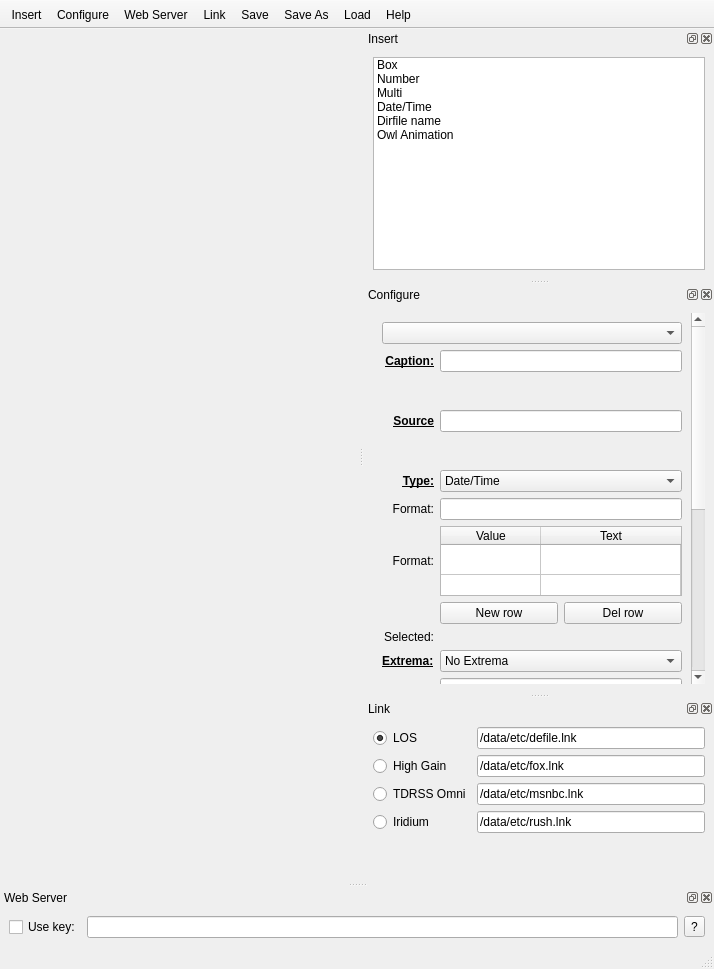
<?xml version="1.0" encoding="UTF-8"?>
<ui version="4.0">
 <class>PMainWindow</class>
 <widget class="QMainWindow" name="PMainWindow">
  <property name="geometry">
   <rect>
    <x>0</x>
    <y>0</y>
    <width>714</width>
    <height>969</height>
   </rect>
  </property>
  <property name="windowTitle">
   <string>MainWindow</string>
  </property>
  <widget class="QWidget" name="centralwidget">
   <layout class="QGridLayout" name="gridLayout"/>
  </widget>
  <widget class="QStatusBar" name="statusbar"/>
  <widget class="QDockWidget" name="dockInsert">
   <property name="minimumSize">
    <size>
     <width>84</width>
     <height>222</height>
    </size>
   </property>
   <property name="windowTitle">
    <string>Insert</string>
   </property>
   <attribute name="dockWidgetArea">
    <number>2</number>
   </attribute>
   <widget class="QWidget" name="dockWidgetContents">
    <layout class="QVBoxLayout" name="verticalLayout">
     <item>
      <widget class="QListWidget" name="listWidgetInsertReal">
       <property name="dragEnabled">
        <bool>true</bool>
       </property>
       <item>
        <property name="text">
         <string>Box</string>
        </property>
       </item>
       <item>
        <property name="text">
         <string>Number</string>
        </property>
       </item>
       <item>
        <property name="text">
         <string>Multi</string>
        </property>
       </item>
       <item>
        <property name="text">
         <string>Date/Time</string>
        </property>
       </item>
       <item>
        <property name="text">
         <string>Dirfile name</string>
        </property>
       </item>
       <item>
        <property name="text">
         <string>Owl Animation</string>
        </property>
       </item>
      </widget>
     </item>
    </layout>
   </widget>
  </widget>
  <widget class="QDockWidget" name="dockConfigure">
   <property name="windowTitle">
    <string>Configure</string>
   </property>
   <attribute name="dockWidgetArea">
    <number>2</number>
   </attribute>
   <widget class="QWidget" name="dockWidgetContents_2">
    <layout class="QVBoxLayout" name="verticalLayout_2">
     <item>
      <widget class="QScrollArea" name="scrollArea">
       <property name="frameShape">
        <enum>QFrame::NoFrame</enum>
       </property>
       <property name="frameShadow">
        <enum>QFrame::Plain</enum>
       </property>
       <property name="widgetResizable">
        <bool>true</bool>
       </property>
       <widget class="QWidget" name="scrollAreaWidgetContents_4">
        <property name="geometry">
         <rect>
          <x>0</x>
          <y>0</y>
          <width>305</width>
          <height>675</height>
         </rect>
        </property>
        <layout class="QGridLayout" name="gridLayout_2">
         <item row="12" column="1">
          <layout class="QHBoxLayout" name="horizontalLayout_4">
           <item>
            <widget class="QDoubleSpinBox" name="doubleSpinBoxXHigh">
             <property name="sizePolicy">
              <sizepolicy hsizetype="Expanding" vsizetype="Fixed">
               <horstretch>0</horstretch>
               <verstretch>0</verstretch>
              </sizepolicy>
             </property>
             <property name="decimals">
              <number>10</number>
             </property>
             <property name="minimum">
              <double>-1000000000.000000000000000</double>
             </property>
             <property name="maximum">
              <double>1000000000.000000000000000</double>
             </property>
            </widget>
           </item>
          </layout>
         </item>
         <item row="20" column="0">
          <widget class="QLabel" name="labelRemove">
           <property name="text">
            <string>Remove:</string>
           </property>
           <property name="alignment">
            <set>Qt::AlignRight|Qt::AlignTrailing|Qt::AlignVCenter</set>
           </property>
          </widget>
         </item>
         <item row="14" column="1">
          <widget class="QDoubleSpinBox" name="doubleSpinBoxHigh">
           <property name="sizePolicy">
            <sizepolicy hsizetype="Expanding" vsizetype="Fixed">
             <horstretch>0</horstretch>
             <verstretch>0</verstretch>
            </sizepolicy>
           </property>
           <property name="decimals">
            <number>10</number>
           </property>
           <property name="minimum">
            <double>-1000000000.000000000000000</double>
           </property>
           <property name="maximum">
            <double>1000000000.000000000000000</double>
           </property>
          </widget>
         </item>
         <item row="18" column="1">
          <widget class="QDoubleSpinBox" name="doubleSpinBoxXLow">
           <property name="sizePolicy">
            <sizepolicy hsizetype="Expanding" vsizetype="Fixed">
             <horstretch>0</horstretch>
             <verstretch>0</verstretch>
            </sizepolicy>
           </property>
           <property name="decimals">
            <number>10</number>
           </property>
           <property name="minimum">
            <double>-1000000000.000000000000000</double>
           </property>
           <property name="maximum">
            <double>1000000000.000000000000000</double>
           </property>
          </widget>
         </item>
         <item row="3" column="0">
          <widget class="QLabel" name="labelSource">
           <property name="font">
            <font>
             <weight>75</weight>
             <bold>true</bold>
             <underline>true</underline>
            </font>
           </property>
           <property name="text">
            <string>Source</string>
           </property>
           <property name="alignment">
            <set>Qt::AlignRight|Qt::AlignTrailing|Qt::AlignVCenter</set>
           </property>
          </widget>
         </item>
         <item row="22" column="1">
          <spacer name="verticalSpacerConfigure">
           <property name="orientation">
            <enum>Qt::Vertical</enum>
           </property>
           <property name="sizeType">
            <enum>QSizePolicy::Expanding</enum>
           </property>
           <property name="sizeHint" stdset="0">
            <size>
             <width>14</width>
             <height>42</height>
            </size>
           </property>
          </spacer>
         </item>
         <item row="11" column="1">
          <widget class="QLineEdit" name="lineEditExtremaName"/>
         </item>
         <item row="6" column="0">
          <widget class="QLabel" name="labelFormat_num">
           <property name="text">
            <string>Format:</string>
           </property>
           <property name="alignment">
            <set>Qt::AlignRight|Qt::AlignTrailing|Qt::AlignVCenter</set>
           </property>
          </widget>
         </item>
         <item row="15" column="0" colspan="2">
          <widget class="PStyleChooser" name="pstyleHigh" native="true">
           <property name="sizePolicy">
            <sizepolicy hsizetype="Expanding" vsizetype="Preferred">
             <horstretch>0</horstretch>
             <verstretch>0</verstretch>
            </sizepolicy>
           </property>
           <property name="minimumSize">
            <size>
             <width>0</width>
             <height>26</height>
            </size>
           </property>
          </widget>
         </item>
         <item row="5" column="0">
          <widget class="QLabel" name="labelType">
           <property name="font">
            <font>
             <weight>75</weight>
             <bold>true</bold>
             <underline>true</underline>
            </font>
           </property>
           <property name="text">
            <string>Type:</string>
           </property>
           <property name="alignment">
            <set>Qt::AlignRight|Qt::AlignTrailing|Qt::AlignVCenter</set>
           </property>
          </widget>
         </item>
         <item row="10" column="0">
          <widget class="QLabel" name="labelExtrema">
           <property name="font">
            <font>
             <weight>75</weight>
             <bold>true</bold>
             <underline>true</underline>
            </font>
           </property>
           <property name="text">
            <string>Extrema:</string>
           </property>
          </widget>
         </item>
         <item row="8" column="1">
          <layout class="QHBoxLayout" name="horizontalLayout_2">
           <item>
            <widget class="QPushButton" name="pushButtonAddFormat">
             <property name="sizePolicy">
              <sizepolicy hsizetype="Expanding" vsizetype="Fixed">
               <horstretch>0</horstretch>
               <verstretch>0</verstretch>
              </sizepolicy>
             </property>
             <property name="text">
              <string>New row</string>
             </property>
            </widget>
           </item>
           <item>
            <widget class="QPushButton" name="pushButtonDelFormat">
             <property name="sizePolicy">
              <sizepolicy hsizetype="Expanding" vsizetype="Fixed">
               <horstretch>0</horstretch>
               <verstretch>0</verstretch>
              </sizepolicy>
             </property>
             <property name="text">
              <string>Del row</string>
             </property>
            </widget>
           </item>
          </layout>
         </item>
         <item row="14" column="0">
          <widget class="QLabel" name="labelHigh">
           <property name="text">
            <string>High:</string>
           </property>
           <property name="alignment">
            <set>Qt::AlignRight|Qt::AlignTrailing|Qt::AlignVCenter</set>
           </property>
          </widget>
         </item>
         <item row="0" column="0" colspan="2">
          <widget class="QComboBox" name="comboBox"/>
         </item>
         <item row="16" column="1">
          <widget class="QDoubleSpinBox" name="doubleSpinBoxLow">
           <property name="sizePolicy">
            <sizepolicy hsizetype="Expanding" vsizetype="Fixed">
             <horstretch>0</horstretch>
             <verstretch>0</verstretch>
            </sizepolicy>
           </property>
           <property name="decimals">
            <number>10</number>
           </property>
           <property name="minimum">
            <double>-1000000000.000000000000000</double>
           </property>
           <property name="maximum">
            <double>1000000000.000000000000000</double>
           </property>
          </widget>
         </item>
         <item row="6" column="1">
          <widget class="QLineEdit" name="lineEditFormat"/>
         </item>
         <item row="21" column="1">
          <widget class="QPushButton" name="pushButton_kst">
           <property name="sizePolicy">
            <sizepolicy hsizetype="Expanding" vsizetype="Fixed">
             <horstretch>0</horstretch>
             <verstretch>0</verstretch>
            </sizepolicy>
           </property>
           <property name="text">
            <string>Open in kst</string>
           </property>
          </widget>
         </item>
         <item row="17" column="0" colspan="2">
          <widget class="PStyleChooser" name="pstyleLow" native="true">
           <property name="sizePolicy">
            <sizepolicy hsizetype="Expanding" vsizetype="Preferred">
             <horstretch>0</horstretch>
             <verstretch>0</verstretch>
            </sizepolicy>
           </property>
           <property name="minimumSize">
            <size>
             <width>0</width>
             <height>26</height>
            </size>
           </property>
          </widget>
         </item>
         <item row="7" column="0">
          <widget class="QLabel" name="labelFormat_multi">
           <property name="text">
            <string>Format:</string>
           </property>
           <property name="alignment">
            <set>Qt::AlignRight|Qt::AlignTrailing|Qt::AlignVCenter</set>
           </property>
          </widget>
         </item>
         <item row="10" column="1">
          <widget class="QComboBox" name="comboBoxExtrema">
           <property name="sizePolicy">
            <sizepolicy hsizetype="Expanding" vsizetype="Fixed">
             <horstretch>0</horstretch>
             <verstretch>0</verstretch>
            </sizepolicy>
           </property>
           <item>
            <property name="text">
             <string>No Extrema</string>
            </property>
           </item>
           <item>
            <property name="text">
             <string>New Extrema</string>
            </property>
           </item>
          </widget>
         </item>
         <item row="18" column="0">
          <widget class="QLabel" name="labelXLow">
           <property name="text">
            <string>XLow:</string>
           </property>
           <property name="alignment">
            <set>Qt::AlignRight|Qt::AlignTrailing|Qt::AlignVCenter</set>
           </property>
          </widget>
         </item>
         <item row="3" column="1">
          <widget class="QLineEdit" name="lineEditSource"/>
         </item>
         <item row="2" column="0" colspan="2">
          <widget class="PStyleChooser" name="pstyleCaption" native="true">
           <property name="sizePolicy">
            <sizepolicy hsizetype="Expanding" vsizetype="Preferred">
             <horstretch>0</horstretch>
             <verstretch>0</verstretch>
            </sizepolicy>
           </property>
           <property name="minimumSize">
            <size>
             <width>0</width>
             <height>26</height>
            </size>
           </property>
          </widget>
         </item>
         <item row="5" column="1">
          <widget class="QComboBox" name="comboBoxType">
           <property name="sizePolicy">
            <sizepolicy hsizetype="Expanding" vsizetype="Fixed">
             <horstretch>0</horstretch>
             <verstretch>0</verstretch>
            </sizepolicy>
           </property>
           <item>
            <property name="text">
             <string>Date/Time</string>
            </property>
           </item>
           <item>
            <property name="text">
             <string>Multi</string>
            </property>
           </item>
           <item>
            <property name="text">
             <string>Number</string>
            </property>
           </item>
          </widget>
         </item>
         <item row="1" column="0">
          <widget class="QLabel" name="labelCaption">
           <property name="font">
            <font>
             <weight>75</weight>
             <bold>true</bold>
             <underline>true</underline>
            </font>
           </property>
           <property name="text">
            <string>Caption:</string>
           </property>
           <property name="alignment">
            <set>Qt::AlignRight|Qt::AlignTrailing|Qt::AlignVCenter</set>
           </property>
          </widget>
         </item>
         <item row="1" column="1">
          <widget class="QLineEdit" name="lineEditCaption"/>
         </item>
         <item row="12" column="0">
          <widget class="QLabel" name="labelXHigh">
           <property name="text">
            <string>XHigh:</string>
           </property>
           <property name="alignment">
            <set>Qt::AlignRight|Qt::AlignTrailing|Qt::AlignVCenter</set>
           </property>
          </widget>
         </item>
         <item row="21" column="0">
          <widget class="QLabel" name="label_kst">
           <property name="text">
            <string>Plot:</string>
           </property>
           <property name="alignment">
            <set>Qt::AlignRight|Qt::AlignTrailing|Qt::AlignVCenter</set>
           </property>
          </widget>
         </item>
         <item row="20" column="1">
          <widget class="QPushButton" name="pushButtonRemove">
           <property name="sizePolicy">
            <sizepolicy hsizetype="Expanding" vsizetype="Fixed">
             <horstretch>0</horstretch>
             <verstretch>0</verstretch>
            </sizepolicy>
           </property>
           <property name="text">
            <string>Click here to remove.</string>
           </property>
          </widget>
         </item>
         <item row="13" column="0" colspan="2">
          <widget class="PStyleChooser" name="pstyleXHigh" native="true">
           <property name="sizePolicy">
            <sizepolicy hsizetype="Expanding" vsizetype="Fixed">
             <horstretch>0</horstretch>
             <verstretch>0</verstretch>
            </sizepolicy>
           </property>
           <property name="minimumSize">
            <size>
             <width>0</width>
             <height>26</height>
            </size>
           </property>
          </widget>
         </item>
         <item row="4" column="0" colspan="2">
          <widget class="PStyleChooser" name="pstyleData" native="true">
           <property name="sizePolicy">
            <sizepolicy hsizetype="Expanding" vsizetype="Preferred">
             <horstretch>0</horstretch>
             <verstretch>0</verstretch>
            </sizepolicy>
           </property>
           <property name="minimumSize">
            <size>
             <width>0</width>
             <height>26</height>
            </size>
           </property>
          </widget>
         </item>
         <item row="19" column="0" colspan="2">
          <widget class="PStyleChooser" name="pstyleXLow" native="true">
           <property name="sizePolicy">
            <sizepolicy hsizetype="Expanding" vsizetype="Preferred">
             <horstretch>0</horstretch>
             <verstretch>0</verstretch>
            </sizepolicy>
           </property>
           <property name="minimumSize">
            <size>
             <width>0</width>
             <height>26</height>
            </size>
           </property>
          </widget>
         </item>
         <item row="16" column="0">
          <widget class="QLabel" name="labelLow">
           <property name="text">
            <string>Low:</string>
           </property>
           <property name="alignment">
            <set>Qt::AlignRight|Qt::AlignTrailing|Qt::AlignVCenter</set>
           </property>
          </widget>
         </item>
         <item row="11" column="0">
          <widget class="QLabel" name="labelName">
           <property name="text">
            <string>Name</string>
           </property>
           <property name="alignment">
            <set>Qt::AlignRight|Qt::AlignTrailing|Qt::AlignVCenter</set>
           </property>
          </widget>
         </item>
         <item row="9" column="0">
          <widget class="QLabel" name="labelCurRow">
           <property name="text">
            <string>Selected:</string>
           </property>
           <property name="alignment">
            <set>Qt::AlignRight|Qt::AlignTrailing|Qt::AlignVCenter</set>
           </property>
          </widget>
         </item>
         <item row="7" column="1">
          <widget class="QTableWidget" name="tableWidgetFormat">
           <property name="verticalScrollBarPolicy">
            <enum>Qt::ScrollBarAlwaysOff</enum>
           </property>
           <property name="horizontalScrollBarPolicy">
            <enum>Qt::ScrollBarAlwaysOff</enum>
           </property>
           <property name="showGrid">
            <bool>true</bool>
           </property>
           <attribute name="horizontalHeaderStretchLastSection">
            <bool>true</bool>
           </attribute>
           <attribute name="verticalHeaderVisible">
            <bool>false</bool>
           </attribute>
           <row>
            <property name="text">
             <string>New Row</string>
            </property>
           </row>
           <row>
            <property name="text">
             <string>New Row</string>
            </property>
           </row>
           <column>
            <property name="text">
             <string>Value</string>
            </property>
           </column>
           <column>
            <property name="text">
             <string>Text</string>
            </property>
           </column>
          </widget>
         </item>
         <item row="9" column="1">
          <widget class="PStyleChooser" name="pstyleSelected" native="true">
           <property name="sizePolicy">
            <sizepolicy hsizetype="Expanding" vsizetype="Preferred">
             <horstretch>0</horstretch>
             <verstretch>0</verstretch>
            </sizepolicy>
           </property>
          </widget>
         </item>
        </layout>
       </widget>
      </widget>
     </item>
    </layout>
   </widget>
  </widget>
  <widget class="QDockWidget" name="dockWeb_Server">
   <property name="windowTitle">
    <string>Web Server</string>
   </property>
   <attribute name="dockWidgetArea">
    <number>8</number>
   </attribute>
   <widget class="QWidget" name="dockWidgetContents_3">
    <layout class="QHBoxLayout" name="horizontalLayout">
     <item>
      <widget class="QCheckBox" name="checkboxWeb_server_on">
       <property name="text">
        <string>Use key:</string>
       </property>
      </widget>
     </item>
     <item>
      <widget class="QLineEdit" name="lineEditHtmlPath"/>
     </item>
     <item>
      <widget class="QToolButton" name="toolButtonHelp">
       <property name="text">
        <string>?</string>
       </property>
      </widget>
     </item>
    </layout>
   </widget>
  </widget>
  <widget class="QToolBar" name="toolBar">
   <property name="windowTitle">
    <string>toolBar</string>
   </property>
   <property name="movable">
    <bool>false</bool>
   </property>
   <property name="floatable">
    <bool>false</bool>
   </property>
   <attribute name="toolBarArea">
    <enum>TopToolBarArea</enum>
   </attribute>
   <attribute name="toolBarBreak">
    <bool>false</bool>
   </attribute>
   <addaction name="actionInsert"/>
   <addaction name="actionConfigure"/>
   <addaction name="actionWeb_Server"/>
   <addaction name="actionLink"/>
   <addaction name="actionSave"/>
   <addaction name="actionSaveAs"/>
   <addaction name="actionLoad"/>
   <addaction name="actionHelp"/>
  </widget>
  <widget class="QDockWidget" name="dockLink">
   <property name="sizePolicy">
    <sizepolicy hsizetype="Preferred" vsizetype="Fixed">
     <horstretch>0</horstretch>
     <verstretch>0</verstretch>
    </sizepolicy>
   </property>
   <property name="windowTitle">
    <string>Link</string>
   </property>
   <attribute name="dockWidgetArea">
    <number>2</number>
   </attribute>
   <widget class="QWidget" name="dockWidgetContents_4">
    <layout class="QGridLayout" name="gridLayout_3">
     <item row="2" column="0">
      <widget class="QRadioButton" name="radioButtonHighGain">
       <property name="sizePolicy">
        <sizepolicy hsizetype="Fixed" vsizetype="Fixed">
         <horstretch>0</horstretch>
         <verstretch>0</verstretch>
        </sizepolicy>
       </property>
       <property name="text">
        <string>High Gain</string>
       </property>
      </widget>
     </item>
     <item row="5" column="1">
      <widget class="QLineEdit" name="lineEditIridum">
       <property name="text">
        <string>/data/etc/rush.lnk</string>
       </property>
      </widget>
     </item>
     <item row="0" column="0">
      <widget class="QRadioButton" name="radioButtonLOS">
       <property name="sizePolicy">
        <sizepolicy hsizetype="Fixed" vsizetype="Fixed">
         <horstretch>0</horstretch>
         <verstretch>0</verstretch>
        </sizepolicy>
       </property>
       <property name="text">
        <string>LOS</string>
       </property>
       <property name="checked">
        <bool>true</bool>
       </property>
      </widget>
     </item>
     <item row="0" column="1">
      <widget class="QLineEdit" name="lineEditLOS">
       <property name="text">
        <string>/data/etc/defile.lnk</string>
       </property>
      </widget>
     </item>
     <item row="3" column="0">
      <widget class="QRadioButton" name="radioButtonTDRSSOmni">
       <property name="sizePolicy">
        <sizepolicy hsizetype="Fixed" vsizetype="Fixed">
         <horstretch>0</horstretch>
         <verstretch>0</verstretch>
        </sizepolicy>
       </property>
       <property name="text">
        <string>TDRSS Omni</string>
       </property>
      </widget>
     </item>
     <item row="3" column="1">
      <widget class="QLineEdit" name="lineEditTDRSSOmni">
       <property name="text">
        <string>/data/etc/msnbc.lnk</string>
       </property>
      </widget>
     </item>
     <item row="5" column="0">
      <widget class="QRadioButton" name="radioButtonIridum">
       <property name="sizePolicy">
        <sizepolicy hsizetype="Fixed" vsizetype="Fixed">
         <horstretch>0</horstretch>
         <verstretch>0</verstretch>
        </sizepolicy>
       </property>
       <property name="text">
        <string>Iridium</string>
       </property>
      </widget>
     </item>
     <item row="2" column="1">
      <widget class="QLineEdit" name="lineEditHighGain">
       <property name="text">
        <string>/data/etc/fox.lnk</string>
       </property>
      </widget>
     </item>
     <item row="6" column="1">
      <spacer name="verticalSpacer">
       <property name="orientation">
        <enum>Qt::Vertical</enum>
       </property>
       <property name="sizeHint" stdset="0">
        <size>
         <width>20</width>
         <height>40</height>
        </size>
       </property>
      </spacer>
     </item>
    </layout>
   </widget>
  </widget>
  <action name="actionInsert">
   <property name="checkable">
    <bool>true</bool>
   </property>
   <property name="text">
    <string>Insert</string>
   </property>
  </action>
  <action name="actionConfigure">
   <property name="checkable">
    <bool>true</bool>
   </property>
   <property name="text">
    <string>Configure</string>
   </property>
  </action>
  <action name="actionWeb_Server">
   <property name="checkable">
    <bool>true</bool>
   </property>
   <property name="text">
    <string>Web Server</string>
   </property>
  </action>
  <action name="actionLink">
   <property name="checkable">
    <bool>true</bool>
   </property>
   <property name="text">
    <string>Link</string>
   </property>
   <property name="toolTip">
    <string>Select the data source</string>
   </property>
  </action>
  <action name="actionSave">
   <property name="text">
    <string>Save</string>
   </property>
  </action>
  <action name="actionSaveAs">
   <property name="text">
    <string>Save As</string>
   </property>
  </action>
  <action name="actionLoad">
   <property name="text">
    <string>Load</string>
   </property>
  </action>
  <action name="actionHelp">
   <property name="text">
    <string>Help</string>
   </property>
  </action>
 </widget>
 <customwidgets>
  <customwidget>
   <class>PStyleChooser</class>
   <extends>QWidget</extends>
   <header>PStyleChooser.h</header>
   <container>1</container>
  </customwidget>
 </customwidgets>
 <resources/>
 <connections>
  <connection>
   <sender>actionConfigure</sender>
   <signal>triggered(bool)</signal>
   <receiver>dockConfigure</receiver>
   <slot>setVisible(bool)</slot>
   <hints>
    <hint type="sourcelabel">
     <x>-1</x>
     <y>-1</y>
    </hint>
    <hint type="destinationlabel">
     <x>555</x>
     <y>227</y>
    </hint>
   </hints>
  </connection>
  <connection>
   <sender>dockConfigure</sender>
   <signal>visibilityChanged(bool)</signal>
   <receiver>actionConfigure</receiver>
   <slot>setChecked(bool)</slot>
   <hints>
    <hint type="sourcelabel">
     <x>555</x>
     <y>227</y>
    </hint>
    <hint type="destinationlabel">
     <x>-1</x>
     <y>-1</y>
    </hint>
   </hints>
  </connection>
  <connection>
   <sender>actionInsert</sender>
   <signal>triggered(bool)</signal>
   <receiver>dockInsert</receiver>
   <slot>setVisible(bool)</slot>
   <hints>
    <hint type="sourcelabel">
     <x>-1</x>
     <y>-1</y>
    </hint>
    <hint type="destinationlabel">
     <x>513</x>
     <y>160</y>
    </hint>
   </hints>
  </connection>
  <connection>
   <sender>dockInsert</sender>
   <signal>visibilityChanged(bool)</signal>
   <receiver>actionInsert</receiver>
   <slot>setChecked(bool)</slot>
   <hints>
    <hint type="sourcelabel">
     <x>513</x>
     <y>160</y>
    </hint>
    <hint type="destinationlabel">
     <x>-1</x>
     <y>-1</y>
    </hint>
   </hints>
  </connection>
  <connection>
   <sender>actionWeb_Server</sender>
   <signal>triggered(bool)</signal>
   <receiver>dockWeb_Server</receiver>
   <slot>setVisible(bool)</slot>
   <hints>
    <hint type="sourcelabel">
     <x>-1</x>
     <y>-1</y>
    </hint>
    <hint type="destinationlabel">
     <x>340</x>
     <y>948</y>
    </hint>
   </hints>
  </connection>
  <connection>
   <sender>dockWeb_Server</sender>
   <signal>visibilityChanged(bool)</signal>
   <receiver>actionWeb_Server</receiver>
   <slot>setChecked(bool)</slot>
   <hints>
    <hint type="sourcelabel">
     <x>340</x>
     <y>948</y>
    </hint>
    <hint type="destinationlabel">
     <x>-1</x>
     <y>-1</y>
    </hint>
   </hints>
  </connection>
  <connection>
   <sender>actionLink</sender>
   <signal>triggered(bool)</signal>
   <receiver>dockLink</receiver>
   <slot>setVisible(bool)</slot>
   <hints>
    <hint type="sourcelabel">
     <x>191</x>
     <y>458</y>
    </hint>
    <hint type="destinationlabel">
     <x>548</x>
     <y>828</y>
    </hint>
   </hints>
  </connection>
  <connection>
   <sender>dockLink</sender>
   <signal>visibilityChanged(bool)</signal>
   <receiver>actionLink</receiver>
   <slot>setChecked(bool)</slot>
   <hints>
    <hint type="sourcelabel">
     <x>548</x>
     <y>828</y>
    </hint>
    <hint type="destinationlabel">
     <x>-1</x>
     <y>-1</y>
    </hint>
   </hints>
  </connection>
 </connections>
</ui>
